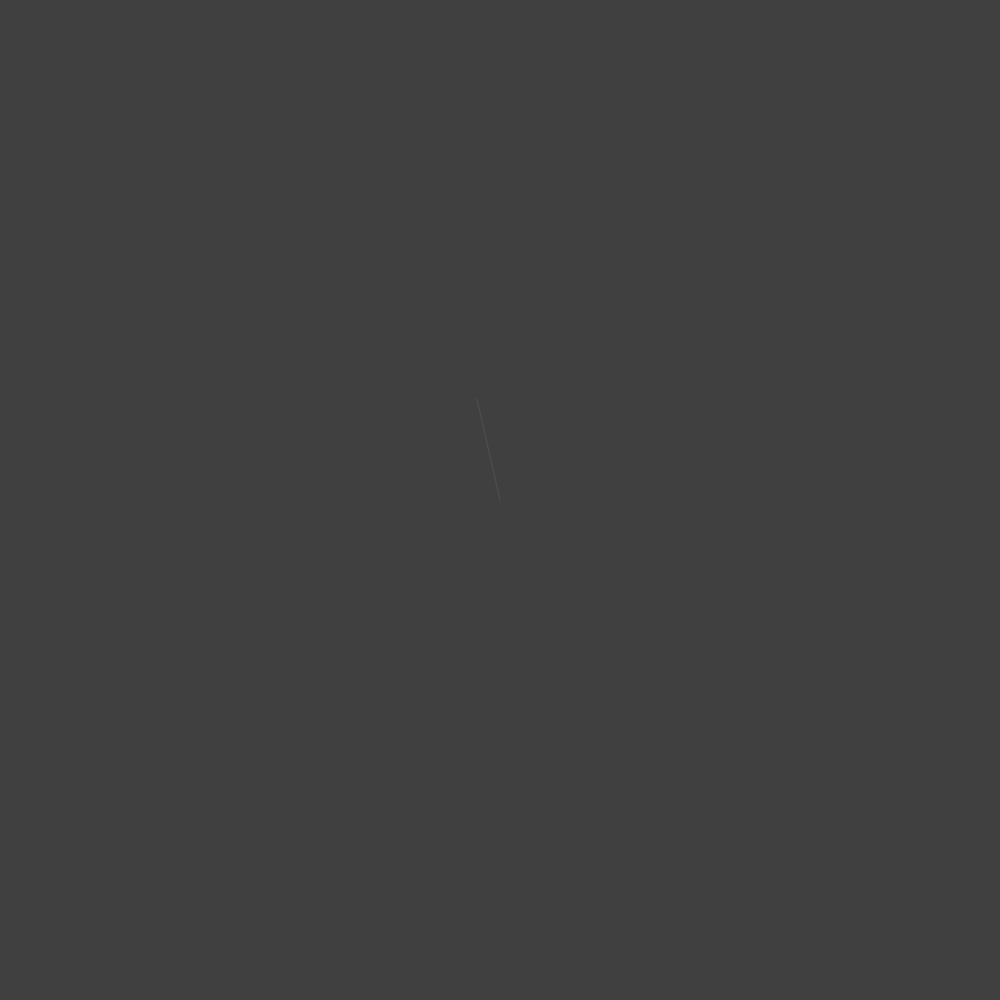
Frame 1 (no input)
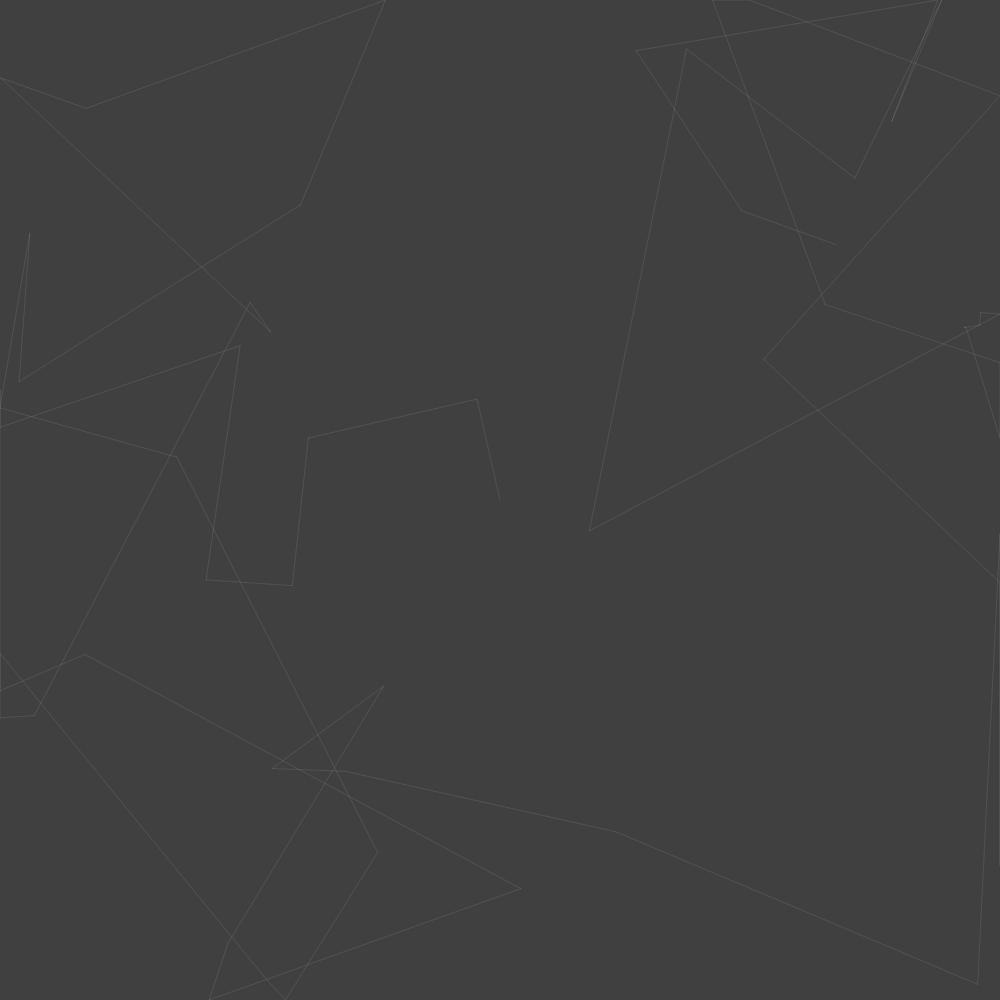
Frame 60 (no input)
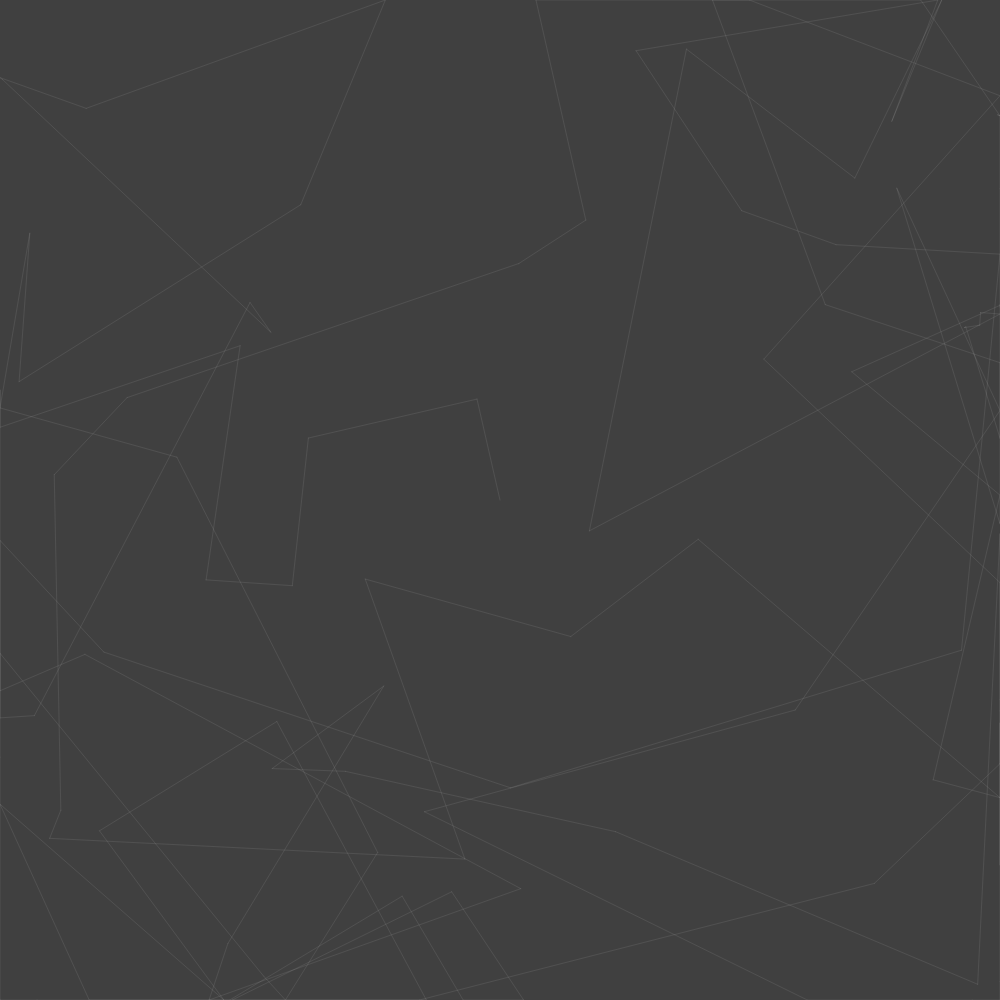
Frame 120 (the mouse pressed at the canvas centre since frame 60)

The p5.js sketch that drew these frames (run headless with seeded random() and noise() and a simulated clock; from frame 60 on, the mouse is pressed at the canvas centre):

// p5.js sketch
// ── sketch.js
// https://happycoding.io/examples/processing/creating-functions/turtle-graphics

const w = 1000;
const h = 1000;

let turtleX;
let turtleY;
let turtleHeading = 0;

function setup() {
  c = createCanvas(w, h);
  turtleX = width / 2;
  turtleY = height / 2;
  background(64);
  //frameRate(5);
}

function draw() {
  stroke(240, 22);
  blendMode(SCREEN);

  rotateTurtle(random(360));
  let length = random(0, 500);

  forward(length);
}

function forward(amount) {
  let newX = Math.min(
    w,
    Math.max(0, turtleX + cos(radians(turtleHeading)) * amount)
  );
  let newY = Math.min(
    h,
    Math.max(0, turtleY + sin(radians(turtleHeading)) * amount)
  );

  line(turtleX, turtleY, newX, newY);
  fill(0);

  turtleX = newX;
  turtleY = newY;
}

function rotateTurtle(degrees) {
  turtleHeading += degrees;
}
